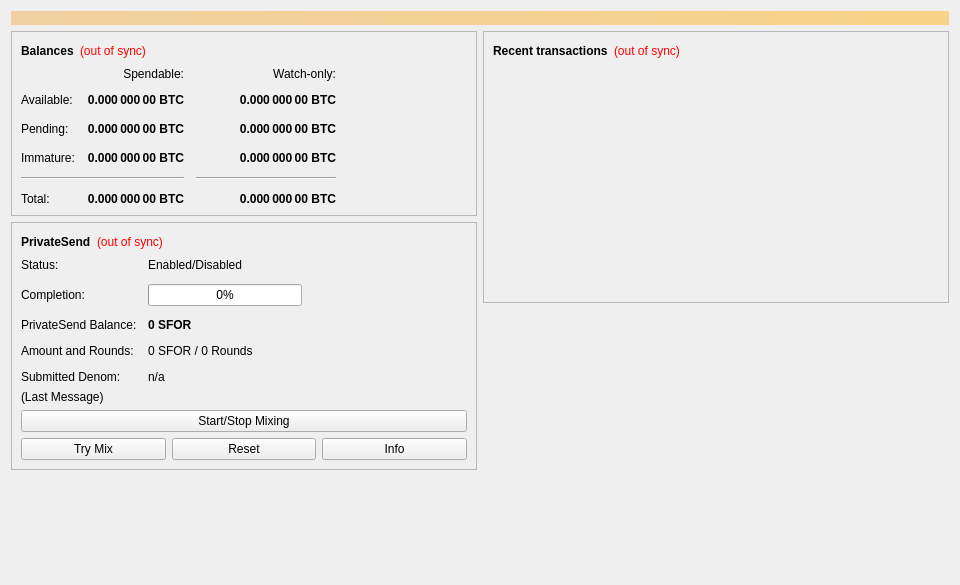
<?xml version="1.0" encoding="UTF-8"?>
<ui version="4.0">
 <class>OverviewPage</class>
 <widget class="QWidget" name="OverviewPage">
  <property name="geometry">
   <rect>
    <x>0</x>
    <y>0</y>
    <width>960</width>
    <height>585</height>
   </rect>
  </property>
  <property name="minimumSize">
   <size>
    <width>960</width>
    <height>0</height>
   </size>
  </property>
  <property name="windowTitle">
   <string>Form</string>
  </property>
  <layout class="QVBoxLayout" name="topLayout">
   <item>
    <widget class="QLabel" name="labelAlerts">
     <property name="visible">
      <bool>false</bool>
     </property>
     <property name="styleSheet">
      <string notr="true">QLabel { background-color: qlineargradient(x1: 0, y1: 0, x2: 1, y2: 0, stop:0 #F0D0A0, stop:1 #F8D488); color:#000000; }</string>
     </property>
     <property name="wordWrap">
      <bool>true</bool>
     </property>
     <property name="margin">
      <number>3</number>
     </property>
     <property name="textInteractionFlags">
      <set>Qt::TextSelectableByMouse</set>
     </property>
    </widget>
   </item>
   <item>
    <layout class="QHBoxLayout" name="horizontalLayout" stretch="1,1">
     <item>
      <layout class="QVBoxLayout" name="verticalLayout_2">
       <item>
        <widget class="QFrame" name="frame">
         <property name="frameShape">
          <enum>QFrame::StyledPanel</enum>
         </property>
         <property name="frameShadow">
          <enum>QFrame::Raised</enum>
         </property>
         <layout class="QVBoxLayout" name="verticalLayout_4">
          <item>
           <layout class="QHBoxLayout" name="horizontalLayout_4">
            <item>
             <widget class="QLabel" name="label_5">
              <property name="font">
               <font>
                <weight>75</weight>
                <bold>true</bold>
               </font>
              </property>
              <property name="text">
               <string>Balances</string>
              </property>
             </widget>
            </item>
            <item>
             <widget class="QLabel" name="labelWalletStatus">
              <property name="toolTip">
               <string>The displayed information may be out of date. Your wallet automatically synchronizes with the Sfor network after a connection is established, but this process has not completed yet.</string>
              </property>
              <property name="styleSheet">
               <string notr="true">QLabel { color: red; }</string>
              </property>
              <property name="text">
               <string notr="true">(out of sync)</string>
              </property>
              <property name="alignment">
               <set>Qt::AlignLeading|Qt::AlignLeft|Qt::AlignVCenter</set>
              </property>
             </widget>
            </item>
            <item>
             <spacer name="horizontalSpacer_3">
              <property name="orientation">
               <enum>Qt::Horizontal</enum>
              </property>
              <property name="sizeHint" stdset="0">
               <size>
                <width>40</width>
                <height>20</height>
               </size>
              </property>
             </spacer>
            </item>
           </layout>
          </item>
          <item>
           <layout class="QGridLayout" name="gridLayout">
            <property name="spacing">
             <number>12</number>
            </property>
            <item row="2" column="2">
             <widget class="QLabel" name="labelWatchPending">
              <property name="font">
               <font>
                <weight>75</weight>
                <bold>true</bold>
               </font>
              </property>
              <property name="cursor">
               <cursorShape>IBeamCursor</cursorShape>
              </property>
              <property name="toolTip">
               <string>Unconfirmed transactions to watch-only addresses</string>
              </property>
              <property name="text">
               <string notr="true">0.000 000 00 BTC</string>
              </property>
              <property name="alignment">
               <set>Qt::AlignRight|Qt::AlignTrailing|Qt::AlignVCenter</set>
              </property>
              <property name="textInteractionFlags">
               <set>Qt::LinksAccessibleByMouse|Qt::TextSelectableByKeyboard|Qt::TextSelectableByMouse</set>
              </property>
             </widget>
            </item>
            <item row="2" column="1">
             <widget class="QLabel" name="labelUnconfirmed">
              <property name="font">
               <font>
                <weight>75</weight>
                <bold>true</bold>
               </font>
              </property>
              <property name="cursor">
               <cursorShape>IBeamCursor</cursorShape>
              </property>
              <property name="toolTip">
               <string>Total of transactions that have yet to be confirmed, and do not yet count toward the spendable balance</string>
              </property>
              <property name="text">
               <string notr="true">0.000 000 00 BTC</string>
              </property>
              <property name="alignment">
               <set>Qt::AlignRight|Qt::AlignTrailing|Qt::AlignVCenter</set>
              </property>
              <property name="textInteractionFlags">
               <set>Qt::LinksAccessibleByMouse|Qt::TextSelectableByKeyboard|Qt::TextSelectableByMouse</set>
              </property>
             </widget>
            </item>
            <item row="3" column="2">
             <widget class="QLabel" name="labelWatchImmature">
              <property name="font">
               <font>
                <weight>75</weight>
                <bold>true</bold>
               </font>
              </property>
              <property name="cursor">
               <cursorShape>IBeamCursor</cursorShape>
              </property>
              <property name="toolTip">
               <string>Mined balance in watch-only addresses that has not yet matured</string>
              </property>
              <property name="text">
               <string notr="true">0.000 000 00 BTC</string>
              </property>
              <property name="alignment">
               <set>Qt::AlignRight|Qt::AlignTrailing|Qt::AlignVCenter</set>
              </property>
              <property name="textInteractionFlags">
               <set>Qt::LinksAccessibleByMouse|Qt::TextSelectableByKeyboard|Qt::TextSelectableByMouse</set>
              </property>
             </widget>
            </item>
            <item row="4" column="0" colspan="2">
             <widget class="Line" name="lineSpendableBalance">
              <property name="orientation">
               <enum>Qt::Horizontal</enum>
              </property>
             </widget>
            </item>
            <item row="4" column="2">
             <widget class="Line" name="lineWatchBalance">
              <property name="sizePolicy">
               <sizepolicy hsizetype="Preferred" vsizetype="Fixed">
                <horstretch>0</horstretch>
                <verstretch>0</verstretch>
               </sizepolicy>
              </property>
              <property name="minimumSize">
               <size>
                <width>140</width>
                <height>0</height>
               </size>
              </property>
              <property name="orientation">
               <enum>Qt::Horizontal</enum>
              </property>
             </widget>
            </item>
            <item row="5" column="0">
             <widget class="QLabel" name="labelTotalText">
              <property name="text">
               <string>Total:</string>
              </property>
             </widget>
            </item>
            <item row="3" column="1">
             <widget class="QLabel" name="labelImmature">
              <property name="font">
               <font>
                <weight>75</weight>
                <bold>true</bold>
               </font>
              </property>
              <property name="cursor">
               <cursorShape>IBeamCursor</cursorShape>
              </property>
              <property name="toolTip">
               <string>Mined balance that has not yet matured</string>
              </property>
              <property name="text">
               <string notr="true">0.000 000 00 BTC</string>
              </property>
              <property name="alignment">
               <set>Qt::AlignRight|Qt::AlignTrailing|Qt::AlignVCenter</set>
              </property>
              <property name="textInteractionFlags">
               <set>Qt::LinksAccessibleByMouse|Qt::TextSelectableByKeyboard|Qt::TextSelectableByMouse</set>
              </property>
             </widget>
            </item>
            <item row="2" column="3">
             <spacer name="horizontalSpacer_2">
              <property name="orientation">
               <enum>Qt::Horizontal</enum>
              </property>
              <property name="sizeHint" stdset="0">
               <size>
                <width>40</width>
                <height>20</height>
               </size>
              </property>
             </spacer>
            </item>
            <item row="3" column="0">
             <widget class="QLabel" name="labelImmatureText">
              <property name="text">
               <string>Immature:</string>
              </property>
             </widget>
            </item>
            <item row="5" column="1">
             <widget class="QLabel" name="labelTotal">
              <property name="font">
               <font>
                <weight>75</weight>
                <bold>true</bold>
               </font>
              </property>
              <property name="cursor">
               <cursorShape>IBeamCursor</cursorShape>
              </property>
              <property name="toolTip">
               <string>Your current total balance</string>
              </property>
              <property name="text">
               <string notr="true">0.000 000 00 BTC</string>
              </property>
              <property name="alignment">
               <set>Qt::AlignRight|Qt::AlignTrailing|Qt::AlignVCenter</set>
              </property>
              <property name="textInteractionFlags">
               <set>Qt::LinksAccessibleByMouse|Qt::TextSelectableByKeyboard|Qt::TextSelectableByMouse</set>
              </property>
             </widget>
            </item>
            <item row="5" column="2">
             <widget class="QLabel" name="labelWatchTotal">
              <property name="font">
               <font>
                <weight>75</weight>
                <bold>true</bold>
               </font>
              </property>
              <property name="cursor">
               <cursorShape>IBeamCursor</cursorShape>
              </property>
              <property name="toolTip">
               <string>Current total balance in watch-only addresses</string>
              </property>
              <property name="text">
               <string notr="true">0.000 000 00 BTC</string>
              </property>
              <property name="alignment">
               <set>Qt::AlignRight|Qt::AlignTrailing|Qt::AlignVCenter</set>
              </property>
              <property name="textInteractionFlags">
               <set>Qt::LinksAccessibleByMouse|Qt::TextSelectableByKeyboard|Qt::TextSelectableByMouse</set>
              </property>
             </widget>
            </item>
            <item row="0" column="2">
             <widget class="QLabel" name="labelWatchonly">
              <property name="text">
               <string>Watch-only:</string>
              </property>
              <property name="alignment">
               <set>Qt::AlignRight|Qt::AlignTrailing|Qt::AlignVCenter</set>
              </property>
             </widget>
            </item>
            <item row="1" column="0">
             <widget class="QLabel" name="labelBalanceText">
              <property name="text">
               <string>Available:</string>
              </property>
             </widget>
            </item>
            <item row="1" column="1">
             <widget class="QLabel" name="labelBalance">
              <property name="font">
               <font>
                <weight>75</weight>
                <bold>true</bold>
               </font>
              </property>
              <property name="cursor">
               <cursorShape>IBeamCursor</cursorShape>
              </property>
              <property name="toolTip">
               <string>Your current spendable balance</string>
              </property>
              <property name="text">
               <string notr="true">0.000 000 00 BTC</string>
              </property>
              <property name="alignment">
               <set>Qt::AlignRight|Qt::AlignTrailing|Qt::AlignVCenter</set>
              </property>
              <property name="textInteractionFlags">
               <set>Qt::LinksAccessibleByMouse|Qt::TextSelectableByKeyboard|Qt::TextSelectableByMouse</set>
              </property>
             </widget>
            </item>
            <item row="1" column="2">
             <widget class="QLabel" name="labelWatchAvailable">
              <property name="font">
               <font>
                <weight>75</weight>
                <bold>true</bold>
               </font>
              </property>
              <property name="cursor">
               <cursorShape>IBeamCursor</cursorShape>
              </property>
              <property name="toolTip">
               <string>Your current balance in watch-only addresses</string>
              </property>
              <property name="text">
               <string notr="true">0.000 000 00 BTC</string>
              </property>
              <property name="alignment">
               <set>Qt::AlignRight|Qt::AlignTrailing|Qt::AlignVCenter</set>
              </property>
              <property name="textInteractionFlags">
               <set>Qt::LinksAccessibleByMouse|Qt::TextSelectableByKeyboard|Qt::TextSelectableByMouse</set>
              </property>
             </widget>
            </item>
            <item row="2" column="0">
             <widget class="QLabel" name="labelPendingText">
              <property name="text">
               <string>Pending:</string>
              </property>
             </widget>
            </item>
            <item row="0" column="1">
             <widget class="QLabel" name="labelSpendable">
              <property name="text">
               <string>Spendable:</string>
              </property>
              <property name="alignment">
               <set>Qt::AlignRight|Qt::AlignTrailing|Qt::AlignVCenter</set>
              </property>
             </widget>
            </item>
           </layout>
          </item>
         </layout>
        </widget>
       </item>
       <item>
        <widget class="QFrame" name="framePrivateSend">
         <property name="layoutDirection">
          <enum>Qt::LeftToRight</enum>
         </property>
         <property name="frameShape">
          <enum>QFrame::StyledPanel</enum>
         </property>
         <property name="frameShadow">
          <enum>QFrame::Raised</enum>
         </property>
         <layout class="QVBoxLayout" name="VerticalLayout_PS1">
          <item>
           <layout class="QHBoxLayout" name="horizontalLayout_5">
            <item>
             <widget class="QLabel" name="labelPrivateSendHeader">
              <property name="font">
               <font>
                <weight>75</weight>
                <bold>true</bold>
               </font>
              </property>
              <property name="text">
               <string>PrivateSend</string>
              </property>
             </widget>
            </item>
            <item>
             <widget class="QLabel" name="labelPrivateSendSyncStatus">
              <property name="toolTip">
               <string>The displayed information may be out of date. Your wallet automatically synchronizes with the Sfor network after a connection is established, but this process has not completed yet.</string>
              </property>
              <property name="styleSheet">
               <string notr="true">QLabel { color: red; }</string>
              </property>
              <property name="text">
               <string notr="true">(out of sync)</string>
              </property>
              <property name="alignment">
               <set>Qt::AlignLeading|Qt::AlignLeft|Qt::AlignVCenter</set>
              </property>
             </widget>
            </item>
            <item>
             <spacer name="horizontalSpacer_4">
              <property name="orientation">
               <enum>Qt::Horizontal</enum>
              </property>
              <property name="sizeHint" stdset="0">
               <size>
                <width>40</width>
                <height>20</height>
               </size>
              </property>
             </spacer>
            </item>
           </layout>
          </item>
          <item>
           <layout class="QFormLayout" name="privateSendFormLayout">
            <property name="fieldGrowthPolicy">
             <enum>QFormLayout::AllNonFixedFieldsGrow</enum>
            </property>
            <property name="horizontalSpacing">
             <number>11</number>
            </property>
            <property name="verticalSpacing">
             <number>12</number>
            </property>
            <item row="0" column="0">
             <widget class="QLabel" name="labelPrivateSendEnabledText">
              <property name="text">
               <string>Status:</string>
              </property>
             </widget>
            </item>
            <item row="0" column="1">
             <widget class="QLabel" name="labelPrivateSendEnabled">
              <property name="text">
               <string>Enabled/Disabled</string>
              </property>
             </widget>
            </item>
            <item row="1" column="0">
             <widget class="QLabel" name="labelCompletitionText">
              <property name="text">
               <string>Completion:</string>
              </property>
             </widget>
            </item>
            <item row="1" column="1">
             <widget class="QProgressBar" name="privateSendProgress">
              <property name="maximumSize">
               <size>
                <width>154</width>
                <height>16777215</height>
               </size>
              </property>
              <property name="value">
               <number>0</number>
              </property>
             </widget>
            </item>
            <item row="2" column="0">
             <widget class="QLabel" name="labelAnonymizedText">
              <property name="text">
               <string>PrivateSend Balance:</string>
              </property>
             </widget>
            </item>
            <item row="2" column="1">
             <widget class="QLabel" name="labelAnonymized">
              <property name="font">
               <font>
                <weight>75</weight>
                <bold>true</bold>
               </font>
              </property>
              <property name="text">
               <string notr="true">0 SFOR</string>
              </property>
             </widget>
            </item>
            <item row="3" column="0">
             <widget class="QLabel" name="labelAmountAndRoundsText">
              <property name="text">
               <string>Amount and Rounds:</string>
              </property>
             </widget>
            </item>
            <item row="3" column="1">
             <widget class="QLabel" name="labelAmountRounds">
              <property name="text">
               <string>0 SFOR / 0 Rounds</string>
              </property>
             </widget>
            </item>
            <item row="4" column="0">
             <widget class="QLabel" name="labelSubmittedDenomText">
              <property name="text">
               <string>Submitted Denom:</string>
              </property>
             </widget>
            </item>
            <item row="4" column="1">
             <widget class="QLabel" name="labelSubmittedDenom">
              <property name="toolTip">
               <string>The denominations you submitted to the Masternode.&lt;br&gt;To mix, other users must submit the exact same denominations.</string>
              </property>
              <property name="text">
               <string>n/a</string>
              </property>
             </widget>
            </item>
           </layout>
          </item>
          <item>
           <layout class="QVBoxLayout" name="VerticalLayout_PS">
            <item>
             <widget class="QLabel" name="labelPrivateSendLastMessage">
              <property name="text">
               <string>(Last Message)</string>
              </property>
              <property name="alignment">
               <set>Qt::AlignLeading|Qt::AlignLeft|Qt::AlignTop</set>
              </property>
              <property name="wordWrap">
               <bool>true</bool>
              </property>
             </widget>
            </item>
            <item>
             <widget class="QPushButton" name="togglePrivateSend">
              <property name="sizePolicy">
               <sizepolicy hsizetype="MinimumExpanding" vsizetype="Fixed">
                <horstretch>0</horstretch>
                <verstretch>0</verstretch>
               </sizepolicy>
              </property>
              <property name="text">
               <string>Start/Stop Mixing</string>
              </property>
             </widget>
            </item>
            <item>
             <layout class="QHBoxLayout" name="horizontalLayout_debugbuttons">
              <item>
               <widget class="QPushButton" name="privateSendAuto">
                <property name="sizePolicy">
                 <sizepolicy hsizetype="MinimumExpanding" vsizetype="Fixed">
                  <horstretch>0</horstretch>
                  <verstretch>0</verstretch>
                 </sizepolicy>
                </property>
                <property name="toolTip">
                 <string>Try to manually submit a PrivateSend request.</string>
                </property>
                <property name="text">
                 <string>Try Mix</string>
                </property>
               </widget>
              </item>
              <item>
               <widget class="QPushButton" name="privateSendReset">
                <property name="sizePolicy">
                 <sizepolicy hsizetype="MinimumExpanding" vsizetype="Fixed">
                  <horstretch>0</horstretch>
                  <verstretch>0</verstretch>
                 </sizepolicy>
                </property>
                <property name="toolTip">
                 <string>Reset the current status of PrivateSend (can interrupt PrivateSend if it's in the process of Mixing, which can cost you money!)</string>
                </property>
                <property name="autoFillBackground">
                 <bool>false</bool>
                </property>
                <property name="text">
                 <string>Reset</string>
                </property>
               </widget>
              </item>
              <item>
               <widget class="QPushButton" name="privateSendInfo">
                <property name="sizePolicy">
                 <sizepolicy hsizetype="MinimumExpanding" vsizetype="Fixed">
                  <horstretch>0</horstretch>
                  <verstretch>0</verstretch>
                 </sizepolicy>
                </property>
                <property name="toolTip">
                 <string>Information about PrivateSend and Mixing</string>
                </property>
                <property name="text">
                 <string>Info</string>
                </property>
               </widget>
              </item>
             </layout>
            </item>
           </layout>
          </item>
         </layout>
        </widget>
       </item>
       <item>
        <spacer name="verticalSpacer">
         <property name="orientation">
          <enum>Qt::Vertical</enum>
         </property>
         <property name="sizeHint" stdset="0">
          <size>
           <width>20</width>
           <height>40</height>
          </size>
         </property>
        </spacer>
       </item>
      </layout>
     </item>
     <item>
      <layout class="QVBoxLayout" name="verticalLayout_3">
       <item>
        <widget class="QFrame" name="frame_2">
         <property name="frameShape">
          <enum>QFrame::StyledPanel</enum>
         </property>
         <property name="frameShadow">
          <enum>QFrame::Raised</enum>
         </property>
         <layout class="QVBoxLayout" name="verticalLayout">
          <item>
           <layout class="QHBoxLayout" name="horizontalLayout_2">
            <item>
             <widget class="QLabel" name="label_4">
              <property name="font">
               <font>
                <weight>75</weight>
                <bold>true</bold>
               </font>
              </property>
              <property name="text">
               <string>Recent transactions</string>
              </property>
             </widget>
            </item>
            <item>
             <widget class="QLabel" name="labelTransactionsStatus">
              <property name="toolTip">
               <string>The displayed information may be out of date. Your wallet automatically synchronizes with the Sfor network after a connection is established, but this process has not completed yet.</string>
              </property>
              <property name="styleSheet">
               <string notr="true">QLabel { color: red; }</string>
              </property>
              <property name="text">
               <string notr="true">(out of sync)</string>
              </property>
              <property name="alignment">
               <set>Qt::AlignLeading|Qt::AlignLeft|Qt::AlignVCenter</set>
              </property>
             </widget>
            </item>
            <item>
             <spacer name="horizontalSpacer">
              <property name="orientation">
               <enum>Qt::Horizontal</enum>
              </property>
              <property name="sizeHint" stdset="0">
               <size>
                <width>40</width>
                <height>20</height>
               </size>
              </property>
             </spacer>
            </item>
           </layout>
          </item>
          <item>
           <widget class="QListView" name="listTransactions">
            <property name="styleSheet">
             <string notr="true">QListView { background: transparent; }</string>
            </property>
            <property name="frameShape">
             <enum>QFrame::NoFrame</enum>
            </property>
            <property name="verticalScrollBarPolicy">
             <enum>Qt::ScrollBarAlwaysOff</enum>
            </property>
            <property name="horizontalScrollBarPolicy">
             <enum>Qt::ScrollBarAlwaysOff</enum>
            </property>
            <property name="selectionMode">
             <enum>QAbstractItemView::NoSelection</enum>
            </property>
           </widget>
          </item>
         </layout>
        </widget>
       </item>
       <item>
        <spacer name="verticalSpacer_2">
         <property name="orientation">
          <enum>Qt::Vertical</enum>
         </property>
         <property name="sizeHint" stdset="0">
          <size>
           <width>20</width>
           <height>40</height>
          </size>
         </property>
        </spacer>
       </item>
      </layout>
     </item>
    </layout>
   </item>
  </layout>
 </widget>
 <resources/>
 <connections/>
</ui>
